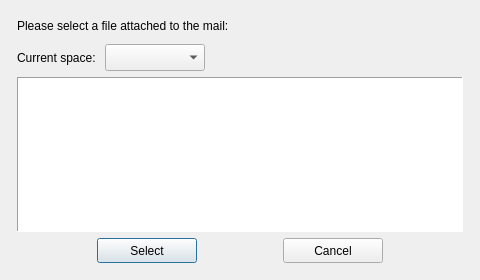
<?xml version="1.0" encoding="UTF-8"?>
<ui version="4.0">
 <class>NewMailAttachDialog</class>
 <widget class="QDialog" name="NewMailAttachDialog">
  <property name="geometry">
   <rect>
    <x>0</x>
    <y>0</y>
    <width>480</width>
    <height>280</height>
   </rect>
  </property>
  <property name="minimumSize">
   <size>
    <width>480</width>
    <height>280</height>
   </size>
  </property>
  <property name="maximumSize">
   <size>
    <width>480</width>
    <height>280</height>
   </size>
  </property>
  <property name="windowTitle">
   <string>NewMailAttachDialog</string>
  </property>
  <layout class="QVBoxLayout" name="verticalLayout_2">
   <item>
    <layout class="QVBoxLayout" name="verticalLayout">
     <property name="leftMargin">
      <number>6</number>
     </property>
     <property name="topMargin">
      <number>2</number>
     </property>
     <property name="rightMargin">
      <number>6</number>
     </property>
     <property name="bottomMargin">
      <number>6</number>
     </property>
     <item>
      <widget class="QLabel" name="selFileHintLabel">
       <property name="minimumSize">
        <size>
         <width>0</width>
         <height>25</height>
        </size>
       </property>
       <property name="text">
        <string>Please select a file attached to the mail:</string>
       </property>
      </widget>
     </item>
     <item>
      <layout class="QHBoxLayout" name="horizontalLayout">
       <property name="leftMargin">
        <number>0</number>
       </property>
       <property name="topMargin">
        <number>0</number>
       </property>
       <property name="rightMargin">
        <number>0</number>
       </property>
       <property name="bottomMargin">
        <number>0</number>
       </property>
       <item>
        <widget class="QLabel" name="curSpaceLabel">
         <property name="minimumSize">
          <size>
           <width>0</width>
           <height>25</height>
          </size>
         </property>
         <property name="maximumSize">
          <size>
           <width>16777215</width>
           <height>25</height>
          </size>
         </property>
         <property name="text">
          <string>Current space: </string>
         </property>
        </widget>
       </item>
       <item>
        <widget class="QComboBox" name="spaceComboBox">
         <property name="minimumSize">
          <size>
           <width>100</width>
           <height>27</height>
          </size>
         </property>
        </widget>
       </item>
       <item>
        <spacer name="horizontalSpacer">
         <property name="orientation">
          <enum>Qt::Horizontal</enum>
         </property>
         <property name="sizeHint" stdset="0">
          <size>
           <width>40</width>
           <height>20</height>
          </size>
         </property>
        </spacer>
       </item>
      </layout>
     </item>
     <item>
      <widget class="QTableView" name="mailFileTable">
       <property name="frameShape">
        <enum>QFrame::Panel</enum>
       </property>
       <property name="editTriggers">
        <set>QAbstractItemView::NoEditTriggers</set>
       </property>
       <property name="selectionMode">
        <enum>QAbstractItemView::SingleSelection</enum>
       </property>
       <property name="selectionBehavior">
        <enum>QAbstractItemView::SelectRows</enum>
       </property>
       <property name="showGrid">
        <bool>false</bool>
       </property>
       <property name="gridStyle">
        <enum>Qt::NoPen</enum>
       </property>
       <property name="sortingEnabled">
        <bool>true</bool>
       </property>
       <attribute name="horizontalHeaderMinimumSectionSize">
        <number>20</number>
       </attribute>
       <attribute name="verticalHeaderVisible">
        <bool>false</bool>
       </attribute>
       <attribute name="verticalHeaderDefaultSectionSize">
        <number>25</number>
       </attribute>
       <attribute name="verticalHeaderMinimumSectionSize">
        <number>25</number>
       </attribute>
      </widget>
     </item>
     <item>
      <layout class="QHBoxLayout" name="horizontalLayout_2">
       <item>
        <spacer name="horizontalSpacer_2">
         <property name="orientation">
          <enum>Qt::Horizontal</enum>
         </property>
         <property name="sizeHint" stdset="0">
          <size>
           <width>40</width>
           <height>20</height>
          </size>
         </property>
        </spacer>
       </item>
       <item>
        <widget class="QPushButton" name="selectBtn">
         <property name="minimumSize">
          <size>
           <width>100</width>
           <height>25</height>
          </size>
         </property>
         <property name="text">
          <string>Select</string>
         </property>
        </widget>
       </item>
       <item>
        <spacer name="horizontalSpacer_3">
         <property name="orientation">
          <enum>Qt::Horizontal</enum>
         </property>
         <property name="sizeHint" stdset="0">
          <size>
           <width>40</width>
           <height>20</height>
          </size>
         </property>
        </spacer>
       </item>
       <item>
        <widget class="QPushButton" name="cancelBtn">
         <property name="minimumSize">
          <size>
           <width>100</width>
           <height>25</height>
          </size>
         </property>
         <property name="text">
          <string>Cancel</string>
         </property>
        </widget>
       </item>
       <item>
        <spacer name="horizontalSpacer_4">
         <property name="orientation">
          <enum>Qt::Horizontal</enum>
         </property>
         <property name="sizeHint" stdset="0">
          <size>
           <width>40</width>
           <height>20</height>
          </size>
         </property>
        </spacer>
       </item>
      </layout>
     </item>
    </layout>
   </item>
  </layout>
 </widget>
 <layoutdefault spacing="6" margin="11"/>
 <resources/>
 <connections/>
</ui>
